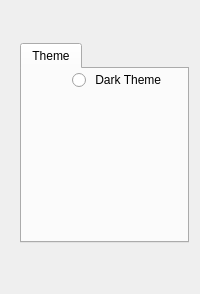
         <widget class="QWidget" name="page_7">
          <layout class="QGridLayout" name="gridLayout_77">
           <property name="leftMargin">
            <number>20</number>
           </property>
           <property name="topMargin">
            <number>43</number>
           </property>
           <item row="0" column="0">
            <widget class="QTabWidget" name="tabWidget_3">
             <widget class="QWidget" name="tab_9">
              <attribute name="title">
               <string>Theme</string>
              </attribute>
              <layout class="QGridLayout" name="gridLayout_78">
               <property name="leftMargin">
                <number>50</number>
               </property>
               <property name="topMargin">
                <number>0</number>
               </property>
               <property name="bottomMargin">
                <number>150</number>
               </property>
               <item row="0" column="0">
                <widget class="QRadioButton" name="DarkThemeRadioButton">
                 <property name="text">
                  <string> Dark Theme</string>
                 </property>
                </widget>
               </item>
              </layout>
             </widget>
            </widget>
           </item>
           <item row="1" column="0">
            <spacer name="verticalSpacer_10">
             <property name="orientation">
              <enum>Qt::Vertical</enum>
             </property>
             <property name="sizeHint" stdset="0">
              <size>
               <width>20</width>
               <height>40</height>
              </size>
             </property>
            </spacer>
           </item>
          </layout>
         </widget>
